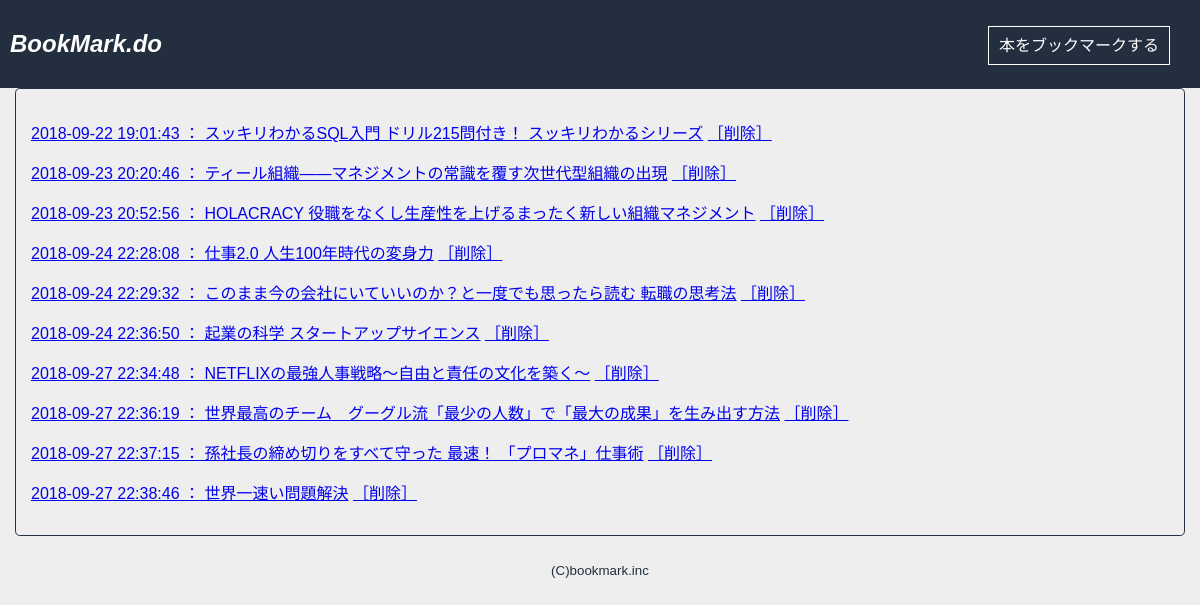
Screenshot of /search.php with the database file from the repository.
### tables this page shows
CREATE TABLE IF NOT EXISTS `gs_bm_table` (
`id` int(12) NOT NULL,
  `name` varchar(64) NOT NULL,
  `url` text NOT NULL,
  `img` text NOT NULL,
  `cmt` text NOT NULL,
  `indate` datetime NOT NULL
);

### search.php (the view, shortened to what this page needs)
<?php
$search = $_POST["search"];
$pdo = db_con();
$sql ="SELECT * FROM gs_bm_table WHERE name Like '%$search%' or cmt Like '%$search%'";
$stmt = $pdo->prepare($sql);
$status = $stmt->execute();
$view="";
if($status==false){
  sqlError($stmt);
}else{
  while( $result = $stmt->fetch(PDO::FETCH_ASSOC)){
    $view .= "<p>";
    $view .= '<a href="u_view.php?id='.$result["id"].'">';
    $view .= $result["indate"]." ： ".$result["name"];
    $view .= '</a>';
    $view .= ' ';
    $view .= '<a href="delete.php?id='.$result["id"].'">';
    $view .= '［削除］';
    $view .= '</a>';
    $view .= "</p>";
  }
}
?>
<!DOCTYPE html>
<html lang="ja">
<head>
<link rel="stylesheet" href="css/range.css">
<link rel="stylesheet" href="css/styles.css">
</head>
<body id="main">
<?php include("header.php") ?>
<div>
    <div class="container jumbotron"><?= $view ?></div>
</div>
<?php include("footer.php") ?>
</body>
</html>

### header.php
<header>
    <nav class="navbar navbar-default">
      <div class="container-fluid">
        <h1 class="navbar-header">
          <a class="navbar-brand" href="index.php">BookMark.do</a>
        </h1>
        <ul class="navArea">
          <li class="none"><a href="bookmark.php">本をブックマークする</a></li>
        </ul>
      </div>
    </nav>
</header>

### footer.php
<footer>
    <small>(C)bookmark.inc</small>
</footer>

### css/styles.css (style rules this page uses)
body { font-family: "Yu Gothic", "游ゴシック", YuGothic, "游ゴシック体", "ヒラギノ角ゴ Pro W3", "メイリオ", sans-serif; margin:0; background-color: #eeeeee; }
.navbar-default { background-color: #232f3e; padding:10px; }
.jumbotron { padding: 15px 15px; border:1px solid #232f3e; border-radius: 0.3em; margin:0 15px 15px 15px; }
h1 a { color:white; text-decoration:none; font-style:oblique; }
.none { list-style: none; }
.container-fluid { display: table; }
.navArea { display: table-cell; vertical-align: middle; width:90%; text-align: right; }
.none a { color:white; text-decoration:none; padding:10px; border:1px solid white; margin-right:20px; }
h1 { margin-right:auto; }
footer { text-align: center; color:#232f3e; font-size:16px; padding:10px 0; }

### rows the page displays
gs_bm_table: value "2018-09-22 19:01:43 ： スッキリわかるSQL入門 ドリル215問付き！ スッキリわかるシリーズ ［削除］"
gs_bm_table: value "2018-09-23 20:20:46 ： ティール組織――マネジメントの常識を覆す次世代型組織の出現 ［削除］"
gs_bm_table: value "2018-09-23 20:52:56 ： HOLACRACY 役職をなくし生産性を上げるまったく新しい組織マネジメント ［削除］"
gs_bm_table: value "2018-09-24 22:28:08 ： 仕事2.0 人生100年時代の変身力 ［削除］"
gs_bm_table: value "2018-09-24 22:29:32 ： このまま今の会社にいていいのか？と一度でも思ったら読む 転職の思考法 ［削除］"
gs_bm_table: value "2018-09-24 22:36:50 ： 起業の科学 スタートアップサイエンス ［削除］"
gs_bm_table: value "2018-09-27 22:34:48 ： NETFLIXの最強人事戦略～自由と責任の文化を築く～ ［削除］"
gs_bm_table: value "2018-09-27 22:36:19 ： 世界最高のチーム グーグル流「最少の人数」で「最大の成果」を生み出す方法 ［削除］"
gs_bm_table: value "2018-09-27 22:37:15 ： 孫社長の締め切りをすべて守った 最速！ 「プロマネ」仕事術 ［削除］"
gs_bm_table: value "2018-09-27 22:38:46 ： 世界一速い問題解決 ［削除］"
